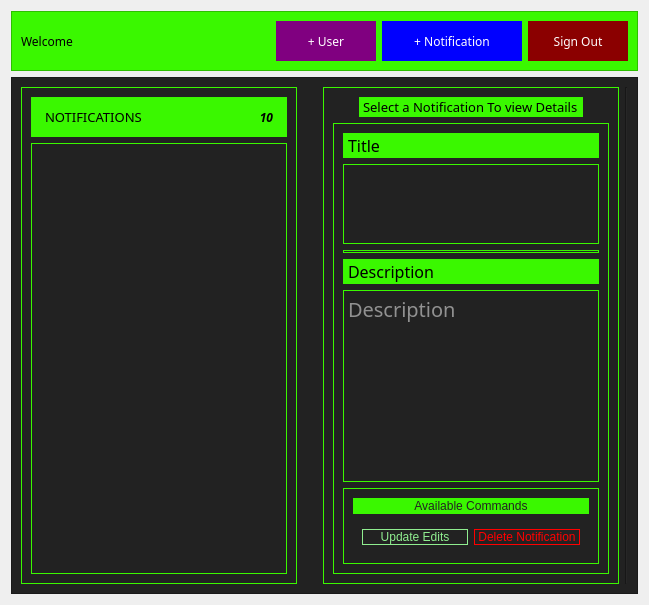
      <widget class="QWidget" name="Main">
       <property name="enabled">
        <bool>true</bool>
       </property>
       <layout class="QVBoxLayout" name="verticalLayout_7">
        <item>
         <widget class="QFrame" name="frame_12">
          <property name="styleSheet">
           <string notr="true">background:rgb(58, 248, 0)

</string>
          </property>
          <property name="frameShape">
           <enum>QFrame::StyledPanel</enum>
          </property>
          <property name="frameShadow">
           <enum>QFrame::Raised</enum>
          </property>
          <layout class="QHBoxLayout" name="horizontalLayout_4">
           <item>
            <widget class="QLabel" name="label_9">
             <property name="font">
              <font>
               <family>Cascadia Code</family>
              </font>
             </property>
             <property name="styleSheet">
              <string notr="true">color:blac</string>
             </property>
             <property name="text">
              <string>Welcome </string>
             </property>
            </widget>
           </item>
           <item>
            <widget class="QPushButton" name="addUserBtn">
             <property name="minimumSize">
              <size>
               <width>100</width>
               <height>40</height>
              </size>
             </property>
             <property name="maximumSize">
              <size>
               <width>40</width>
               <height>16777215</height>
              </size>
             </property>
             <property name="font">
              <font>
               <family>Cascadia Code</family>
               <pointsize>9</pointsize>
              </font>
             </property>
             <property name="styleSheet">
              <string notr="true">QPushButton{
background-color:purple; color:white; border: none
}
QPushButton:hover{
background-color:purple; color:white; border: 3px solid white
}
</string>
             </property>
             <property name="text">
              <string>+ User</string>
             </property>
             <property name="default">
              <bool>true</bool>
             </property>
            </widget>
           </item>
           <item>
            <widget class="QPushButton" name="addPost">
             <property name="minimumSize">
              <size>
               <width>140</width>
               <height>40</height>
              </size>
             </property>
             <property name="maximumSize">
              <size>
               <width>40</width>
               <height>16777215</height>
              </size>
             </property>
             <property name="font">
              <font>
               <family>Cascadia Code</family>
               <pointsize>9</pointsize>
              </font>
             </property>
             <property name="styleSheet">
              <string notr="true">QPushButton{
background-color:blue; color:white; border: none
}

QPushButton:hover{
background-color:blue
; color:white; border: 3px solid white
}</string>
             </property>
             <property name="text">
              <string>+ Notification</string>
             </property>
             <property name="default">
              <bool>false</bool>
             </property>
             <property name="flat">
              <bool>true</bool>
             </property>
            </widget>
           </item>
           <item>
            <widget class="QPushButton" name="pushButton_2">
             <property name="minimumSize">
              <size>
               <width>0</width>
               <height>40</height>
              </size>
             </property>
             <property name="maximumSize">
              <size>
               <width>100</width>
               <height>16777215</height>
              </size>
             </property>
             <property name="font">
              <font>
               <family>Cascadia Code</family>
              </font>
             </property>
             <property name="styleSheet">
              <string notr="true">QPushButton{
background-color: darkred;color:white; 
border:none;
}

QPushButton:hover{
background-color: red;color:white; border:2px solid white;

}
</string>
             </property>
             <property name="text">
              <string>Sign Out</string>
             </property>
             <property name="autoDefault">
              <bool>false</bool>
             </property>
             <property name="default">
              <bool>false</bool>
             </property>
             <property name="flat">
              <bool>false</bool>
             </property>
            </widget>
           </item>
          </layout>
         </widget>
        </item>
        <item>
         <widget class="QFrame" name="frame_8">
          <property name="styleSheet">
           <string notr="true">background-color: rgb(34, 34, 34);</string>
          </property>
          <property name="frameShape">
           <enum>QFrame::StyledPanel</enum>
          </property>
          <property name="frameShadow">
           <enum>QFrame::Raised</enum>
          </property>
          <layout class="QHBoxLayout" name="horizontalLayout_5">
           <item>
            <widget class="QFrame" name="frame_9">
             <property name="sizePolicy">
              <sizepolicy hsizetype="MinimumExpanding" vsizetype="Minimum">
               <horstretch>0</horstretch>
               <verstretch>0</verstretch>
              </sizepolicy>
             </property>
             <property name="maximumSize">
              <size>
               <width>8473986</width>
               <height>16777215</height>
              </size>
             </property>
             <property name="styleSheet">
              <string notr="true">border:1px solid rgb(58, 248, 0);
width:2em;</string>
             </property>
             <property name="frameShape">
              <enum>QFrame::StyledPanel</enum>
             </property>
             <property name="frameShadow">
              <enum>QFrame::Raised</enum>
             </property>
             <layout class="QVBoxLayout" name="verticalLayout_8">
              <item>
               <widget class="QFrame" name="frame_11">
                <property name="styleSheet">
                 <string notr="true">background:rgb(58, 248, 0);</string>
                </property>
                <property name="frameShape">
                 <enum>QFrame::StyledPanel</enum>
                </property>
                <property name="frameShadow">
                 <enum>QFrame::Raised</enum>
                </property>
                <layout class="QHBoxLayout" name="horizontalLayout_3">
                 <item>
                  <widget class="QLabel" name="label_7">
                   <property name="font">
                    <font>
                     <family>Cascadia Code</family>
                     <pointsize>10</pointsize>
                    </font>
                   </property>
                   <property name="styleSheet">
                    <string notr="true">background:rgb(58, 248, 0);color:black</string>
                   </property>
                   <property name="text">
                    <string>NOTIFICATIONS</string>
                   </property>
                  </widget>
                 </item>
                 <item>
                  <widget class="QLabel" name="label_11">
                   <property name="font">
                    <font>
                     <family>Source Code Pro</family>
                     <italic>true</italic>
                     <bold>true</bold>
                     <underline>false</underline>
                     <kerning>true</kerning>
                    </font>
                   </property>
                   <property name="styleSheet">
                    <string notr="true">color:black</string>
                   </property>
                   <property name="text">
                    <string>10</string>
                   </property>
                   <property name="alignment">
                    <set>Qt::AlignRight|Qt::AlignTrailing|Qt::AlignVCenter</set>
                   </property>
                  </widget>
                 </item>
                </layout>
               </widget>
              </item>
              <item>
               <widget class="QListWidget" name="listWidget">
                <property name="enabled">
                 <bool>true</bool>
                </property>
                <property name="font">
                 <font>
                  <family>Cascadia Code</family>
                  <pointsize>15</pointsize>
                 </font>
                </property>
                <property name="styleSheet">
                 <string notr="true">QListWidget{
 color:black; border:1px solid rgb(58, 248, 0);
}

QListWidget::item{
	border: 1px solid rgb(58, 248, 0);
color: white;

}

QListWidget::item:hover{
	border: 3px solid rgb(58, 248, 0);

}

QListWidget::item:selected{
	border: 1px solid rgb(58, 248, 0);
background-color:rgb(58, 248, 0);
color:rgb(34, 34, 34);
}</string>
                </property>
                <property name="lineWidth">
                 <number>1</number>
                </property>
                <property name="movement">
                 <enum>QListView::Static</enum>
                </property>
                <property name="flow">
                 <enum>QListView::TopToBottom</enum>
                </property>
                <property name="isWrapping" stdset="0">
                 <bool>false</bool>
                </property>
                <property name="resizeMode">
                 <enum>QListView::Adjust</enum>
                </property>
                <property name="layoutMode">
                 <enum>QListView::SinglePass</enum>
                </property>
                <property name="spacing">
                 <number>5</number>
                </property>
                <property name="viewMode">
                 <enum>QListView::ListMode</enum>
                </property>
                <property name="uniformItemSizes">
                 <bool>true</bool>
                </property>
                <property name="wordWrap">
                 <bool>true</bool>
                </property>
               </widget>
              </item>
             </layout>
            </widget>
           </item>
           <item>
            <spacer name="verticalSpacer">
             <property name="orientation">
              <enum>Qt::Vertical</enum>
             </property>
             <property name="sizeHint" stdset="0">
              <size>
               <width>20</width>
               <height>40</height>
              </size>
             </property>
            </spacer>
           </item>
           <item>
            <widget class="QFrame" name="frame_10">
             <property name="enabled">
              <bool>true</bool>
             </property>
             <property name="sizePolicy">
              <sizepolicy hsizetype="Expanding" vsizetype="Preferred">
               <horstretch>0</horstretch>
               <verstretch>0</verstretch>
              </sizepolicy>
             </property>
             <property name="minimumSize">
              <size>
               <width>200</width>
               <height>0</height>
              </size>
             </property>
             <property name="font">
              <font>
               <family>Cascadia Code</family>
               <pointsize>10</pointsize>
              </font>
             </property>
             <property name="styleSheet">
              <string notr="true">border:1px solid rgb(58, 248, 0);</string>
             </property>
             <property name="frameShape">
              <enum>QFrame::StyledPanel</enum>
             </property>
             <property name="frameShadow">
              <enum>QFrame::Raised</enum>
             </property>
             <layout class="QVBoxLayout" name="verticalLayout_9">
              <item alignment="Qt::AlignHCenter|Qt::AlignVCenter">
               <widget class="QLabel" name="NoneNotification">
                <property name="enabled">
                 <bool>true</bool>
                </property>
                <property name="sizePolicy">
                 <sizepolicy hsizetype="Preferred" vsizetype="MinimumExpanding">
                  <horstretch>0</horstretch>
                  <verstretch>0</verstretch>
                 </sizepolicy>
                </property>
                <property name="font">
                 <font>
                  <family>Cascadia Code</family>
                  <pointsize>10</pointsize>
                 </font>
                </property>
                <property name="styleSheet">
                 <string notr="true">background:rgb(58, 248, 0);color:black</string>
                </property>
                <property name="text">
                 <string>Select a Notification To view Details</string>
                </property>
               </widget>
              </item>
              <item>
               <widget class="QFrame" name="detailsPanel">
                <property name="sizePolicy">
                 <sizepolicy hsizetype="Preferred" vsizetype="Expanding">
                  <horstretch>0</horstretch>
                  <verstretch>0</verstretch>
                 </sizepolicy>
                </property>
                <property name="minimumSize">
                 <size>
                  <width>0</width>
                  <height>300</height>
                 </size>
                </property>
                <property name="frameShape">
                 <enum>QFrame::StyledPanel</enum>
                </property>
                <property name="frameShadow">
                 <enum>QFrame::Raised</enum>
                </property>
                <layout class="QVBoxLayout" name="verticalLayout_10">
                 <item>
                  <widget class="QLabel" name="label_8">
                   <property name="maximumSize">
                    <size>
                     <width>16777215</width>
                     <height>16777215</height>
                    </size>
                   </property>
                   <property name="font">
                    <font>
                     <family>Cascadia Code</family>
                     <pointsize>12</pointsize>
                    </font>
                   </property>
                   <property name="styleSheet">
                    <string notr="true">background:rgb(58, 248, 0);color:black</string>
                   </property>
                   <property name="text">
                    <string>Title</string>
                   </property>
                  </widget>
                 </item>
                 <item>
                  <widget class="QPlainTextEdit" name="titleText">
                   <property name="maximumSize">
                    <size>
                     <width>16777215</width>
                     <height>80</height>
                    </size>
                   </property>
                   <property name="font">
                    <font>
                     <family>Cascadia Code</family>
                     <pointsize>15</pointsize>
                     <italic>false</italic>
                     <bold>true</bold>
                     <underline>false</underline>
                    </font>
                   </property>
                   <property name="styleSheet">
                    <string notr="true">color:white</string>
                   </property>
                   <property name="tabChangesFocus">
                    <bool>false</bool>
                   </property>
                   <property name="documentTitle">
                    <string/>
                   </property>
                   <property name="lineWrapMode">
                    <enum>QPlainTextEdit::WidgetWidth</enum>
                   </property>
                   <property name="readOnly">
                    <bool>true</bool>
                   </property>
                   <property name="plainText">
                    <string/>
                   </property>
                   <property name="overwriteMode">
                    <bool>true</bool>
                   </property>
                   <property name="backgroundVisible">
                    <bool>false</bool>
                   </property>
                   <property name="centerOnScroll">
                    <bool>false</bool>
                   </property>
                   <property name="placeholderText">
                    <string>Title</string>
                   </property>
                  </widget>
                 </item>
                 <item>
                  <widget class="Line" name="line_2">
                   <property name="orientation">
                    <enum>Qt::Horizontal</enum>
                   </property>
                  </widget>
                 </item>
                 <item>
                  <widget class="QLabel" name="label_10">
                   <property name="maximumSize">
                    <size>
                     <width>16777215</width>
                     <height>25</height>
                    </size>
                   </property>
                   <property name="font">
                    <font>
                     <family>Cascadia Code</family>
                     <pointsize>12</pointsize>
                    </font>
                   </property>
                   <property name="styleSheet">
                    <string notr="true">background:rgb(58, 248, 0);;color:clack</string>
                   </property>
                   <property name="text">
                    <string>Description</string>
                   </property>
                  </widget>
                 </item>
                 <item>
                  <widget class="QPlainTextEdit" name="desText">
                   <property name="font">
                    <font>
                     <family>Cascadia Code</family>
                     <pointsize>15</pointsize>
                    </font>
                   </property>
                   <property name="styleSheet">
                    <string notr="true">color:white</string>
                   </property>
                   <property name="readOnly">
                    <bool>true</bool>
                   </property>
                   <property name="overwriteMode">
                    <bool>true</bool>
                   </property>
                   <property name="placeholderText">
                    <string>Description</string>
                   </property>
                  </widget>
                 </item>
                 <item>
                  <widget class="QFrame" name="adminCommands">
                   <property name="frameShape">
                    <enum>QFrame::StyledPanel</enum>
                   </property>
                   <property name="frameShadow">
                    <enum>QFrame::Raised</enum>
                   </property>
                   <layout class="QVBoxLayout" name="verticalLayout_3">
                    <item>
                     <widget class="QLabel" name="label_18">
                      <property name="styleSheet">
                       <string notr="true">color: rgb(34, 34, 34); background-color:rgb(58, 248, 0);</string>
                      </property>
                      <property name="text">
                       <string>Available Commands</string>
                      </property>
                      <property name="alignment">
                       <set>Qt::AlignCenter</set>
                      </property>
                     </widget>
                    </item>
                    <item>
                     <widget class="QFrame" name="frame_14">
                      <property name="styleSheet">
                       <string notr="true">border:none;</string>
                      </property>
                      <property name="frameShape">
                       <enum>QFrame::StyledPanel</enum>
                      </property>
                      <property name="frameShadow">
                       <enum>QFrame::Raised</enum>
                      </property>
                      <layout class="QHBoxLayout" name="horizontalLayout_10">
                       <item>
                        <widget class="QPushButton" name="pushButton_6">
                         <property name="styleSheet">
                          <string notr="true">QPushButton{
color: lightgreen;border:1px solid lightgreen;
}
QPushButton::hover{
color: black;border:1px solid black;background-color:lightgreen;
}</string>
                         </property>
                         <property name="text">
                          <string>Update Edits</string>
                         </property>
                        </widget>
                       </item>
                       <item>
                        <widget class="QPushButton" name="pushButton_4">
                         <property name="styleSheet">
                          <string notr="true">QPushButton{
color:red; border:1px solid; border-color:red;
}

QPushButton::hover{
color:black; border:1px solid; border-color:white;background-color:red;
}</string>
                         </property>
                         <property name="text">
                          <string>Delete Notification</string>
                         </property>
                        </widget>
                       </item>
                      </layout>
                     </widget>
                    </item>
                   </layout>
                  </widget>
                 </item>
                </layout>
               </widget>
              </item>
             </layout>
            </widget>
           </item>
           <item>
            <widget class="Line" name="line">
             <property name="orientation">
              <enum>Qt::Vertical</enum>
             </property>
            </widget>
           </item>
          </layout>
         </widget>
        </item>
       </layout>
      </widget>
